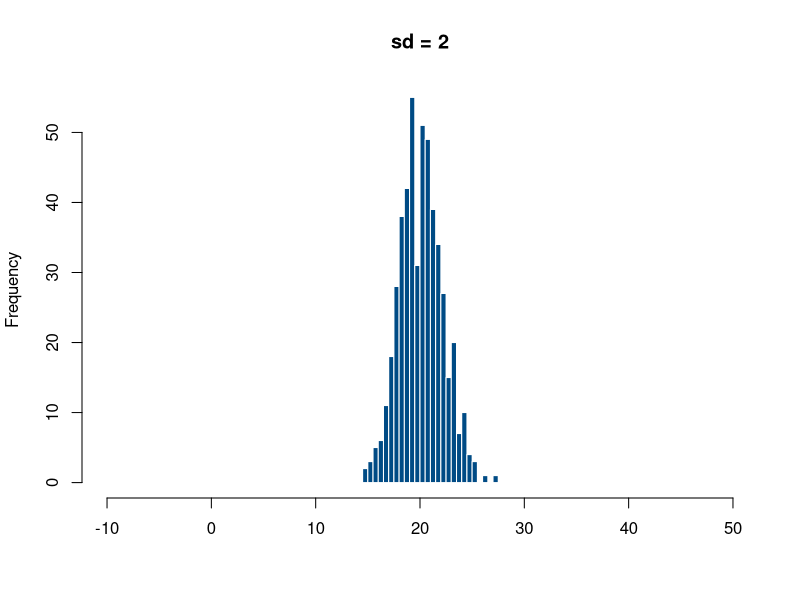
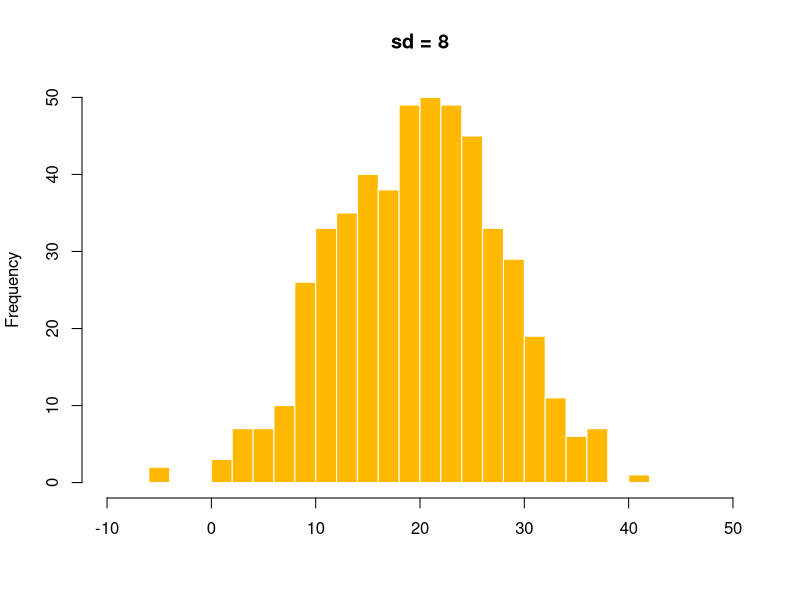

Here is the R script that generated these plots, in order:
## ---- chunk 1
#| label: fig-misma-media-distinta-sd
#| fig-cap: "Dos distribuciones con la misma media pero distinta dispersión"
#| layout-ncol: 2
set.seed(3)
grupo_concentrado <- rnorm(500, mean = 20, sd = 2)
grupo_disperso <- rnorm(500, mean = 20, sd = 8)

hist(grupo_concentrado, breaks = 20, col = "#004B85", border = "white",
     main = "sd = 2", xlab = "", xlim = c(-10, 50))
hist(grupo_disperso, breaks = 20, col = "#FFB903", border = "white",
     main = "sd = 8", xlab = "", xlim = c(-10, 50))
